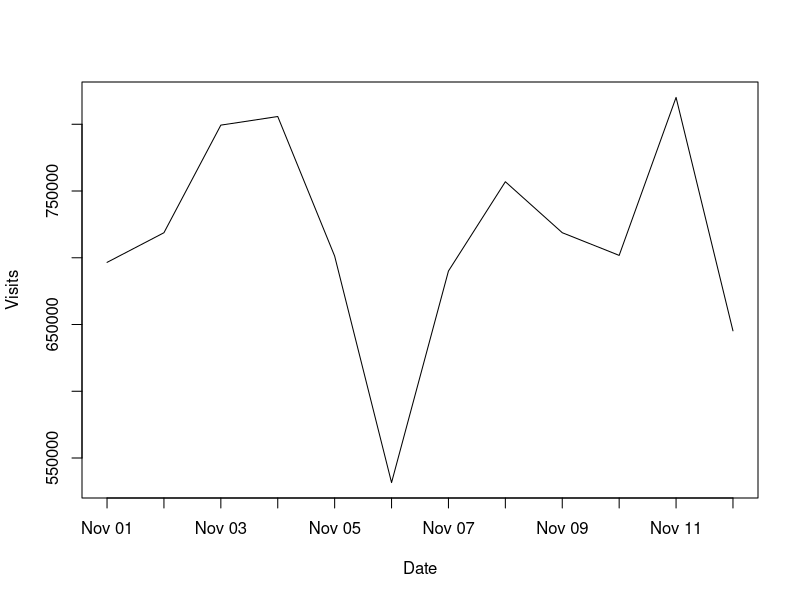
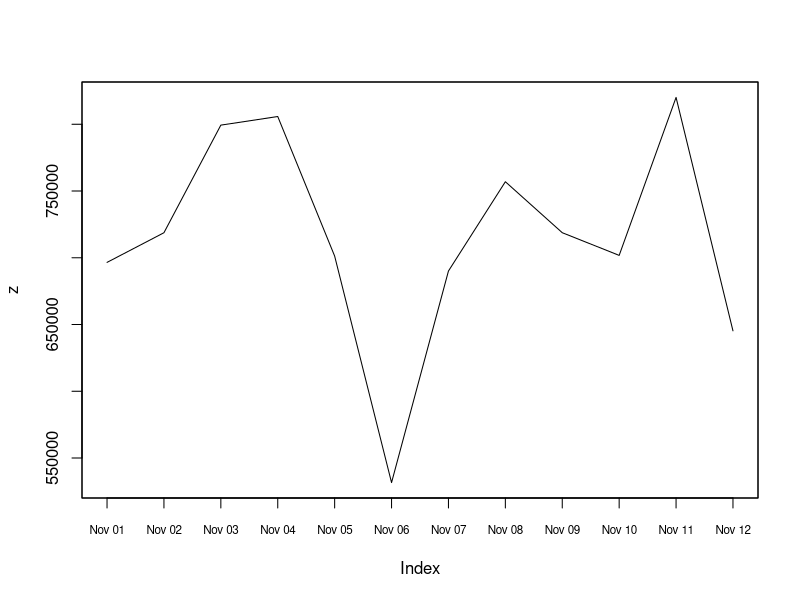

Recreate these plots in R, in order.
Lines <- "Date            Visits
11/1/2010   696537
11/2/2010   718748
11/3/2010   799355
11/4/2010   805800
11/5/2010   701262
11/6/2010   531579
11/7/2010   690068
11/8/2010   756947
11/9/2010   718757
11/10/2010  701768
11/11/2010  820113
11/12/2010  645259"
dm <- read.table(text = Lines, header = TRUE)
dm$Date <- as.Date(dm$Date, "%m/%d/%Y")
plot(Visits ~ Date, dm, xaxt = "n", type = "l")
axis(1, dm$Date, format(dm$Date, "%b %d"))

library(zoo)

z <- read.zoo(text = Lines, header = TRUE, format = "%m/%d/%Y")
plot(z, xaxt = "n")
axis(1, dm$Date, format(dm$Date, "%b %d"), cex.axis = .7)